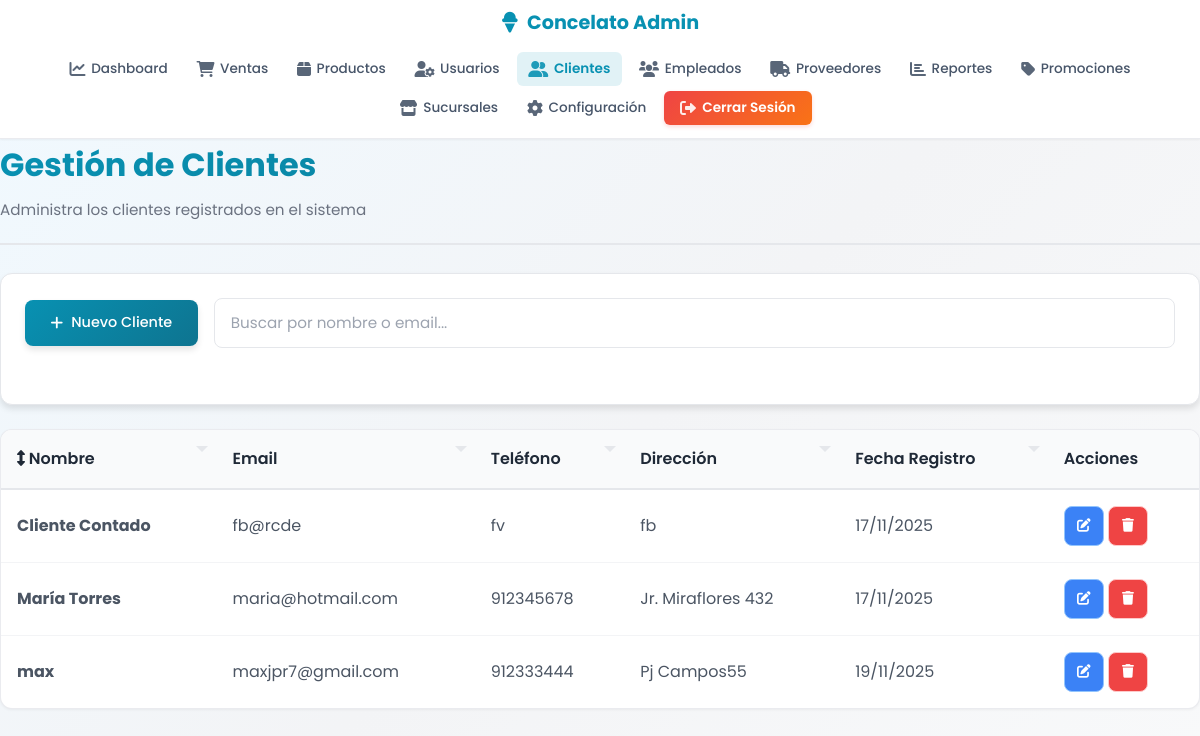
/paginas/admin/clientes.php (signed in), run on an earlier commit of the app's database.
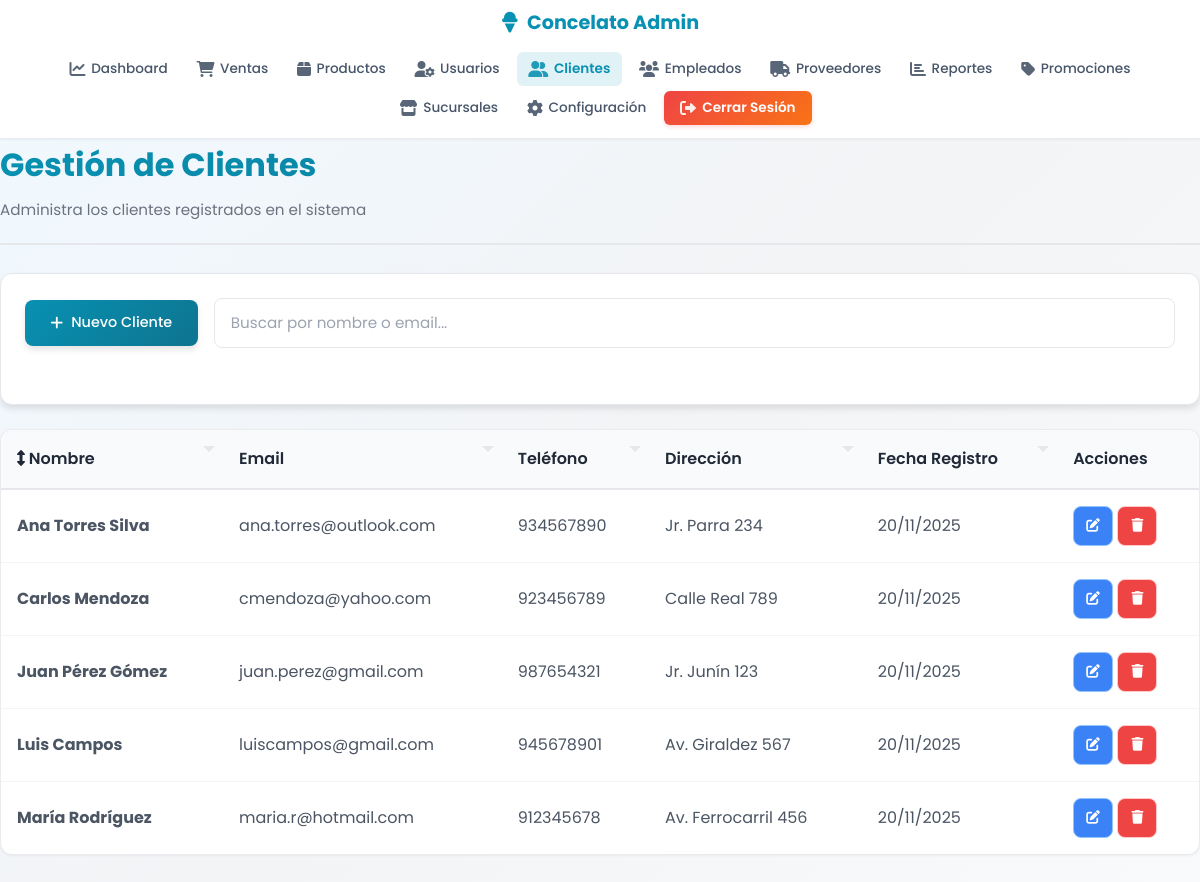
And on a later commit of the database.
### tables this page shows
CREATE TABLE `clientes` (
  `id_cliente` int(11) NOT NULL AUTO_INCREMENT,
  `nombre` varchar(120) NOT NULL,
  `dni` char(12) DEFAULT NULL,
  `telefono` varchar(30) DEFAULT NULL,
  `direccion` varchar(200) DEFAULT NULL,
  `correo` varchar(150) DEFAULT NULL,
  `fecha_registro` date DEFAULT curdate(),
  `nota` text DEFAULT NULL,
  PRIMARY KEY (`id_cliente`),
  UNIQUE KEY `dni` (`dni`)
);

### paginas/admin/clientes.php (the view, shortened to what this page needs)
<?php
include_once($_SERVER['DOCUMENT_ROOT'] . '/heladeriacg/conexion/clientes_db.php');
$stmt_clientes = $pdo->prepare("SELECT * FROM clientes ORDER BY nombre");
$stmt_clientes->execute();
$clientes = $stmt_clientes->fetchAll(PDO::FETCH_ASSOC);
?>
<!DOCTYPE html>
<html lang="es">
<head>
    <link rel="stylesheet" href="/heladeriacg/css/admin/estilos_admin.css">
    <link rel="stylesheet" href="/heladeriacg/css/admin/navbar.css">
    <link rel="stylesheet" href="/heladeriacg/css/admin/clientes.css">
    <link rel="stylesheet" href="https://cdnjs.cloudflare.com/ajax/libs/font-awesome/6.0.0/css/all.min.css">
</head>
<body>
    <?php include 'includes/navbar.php'; ?>
    <main class="admin-container">
        <div class="page-header">
            <h1>Gestión de Clientes</h1>
            <p>Administra los clientes registrados en el sistema</p>
        </div>
        <div class="card">
            <div class="card-body">
                <div class="clientes-actions">
                    <button class="action-btn primary" data-action="create" onclick="openModal('modalCliente')">
                        <i class="fas fa-plus"></i> Nuevo Cliente
                    </button>
                    <div class="search-filter">
                        <input
                            type="search"
                            id="searchCliente"
                            class="search-input"
                            placeholder="Buscar por nombre o email..."
                            aria-label="Buscar clientes"
                            data-filter-table="tablaClientes">
                    </div>
                </div>
            </div>
        </div>
        <div class="table-container">
            <table id="tablaClientes" class="clientes-table" role="table">
                        <thead>
                            <tr role="row">
                                <th role="columnheader" aria-sort="none" onclick="TableSorter.sortTable(this)">
                                    <i class="fas fa-arrows-alt-v"></i> Nombre
                                </th>
                                <th role="columnheader" aria-sort="none">Email</th>
                                <th role="columnheader" aria-sort="none">Teléfono</th>
                                <th role="columnheader" aria-sort="none">Dirección</th>
                                <th role="columnheader" aria-sort="none">Fecha Registro</th>
                                <th role="columnheader" aria-label="Acciones">Acciones</th>
                            </tr>
                        </thead>
                        <tbody>
                            <?php foreach ($clientes as $cliente): ?>
                            <tr role="row" tabindex="0">
                                <td data-label="Nombre"><strong><?php echo htmlspecialchars($cliente['nombre']); ?></strong></td>
                                <td data-label="Email"><?php echo htmlspecialchars($cliente['correo'] ?? 'N/A'); ?></td>
                                <td data-label="Teléfono"><?php echo htmlspecialchars($cliente['telefono'] ?? 'N/A'); ?></td>
                                <td data-label="Dirección"><?php echo htmlspecialchars($cliente['direccion'] ?? 'N/A'); ?></td>
                                <td data-label="Fecha Registro"><span class="date"><?php echo isset($cliente['fecha_registro']) ? date('d/m/Y', strtotime($cliente['fecha_registro'])) : 'N/A'; ?></span></td>
                                <td data-label="Acciones">
                                    <button
                                        class="action-btn edit"
                                        onclick="editarCliente(<?php echo $cliente['id_cliente']; ?>)"
                                        aria-label="Editar cliente <?php echo htmlspecialchars($cliente['nombre']); ?>">
                                        <i class="fas fa-edit"></i>
                                    </button>
                                    <button
                                        class="action-btn delete"
                                        onclick="deleteItem(<?php echo $cliente['id_cliente']; ?>, 'cliente', '<?php echo htmlspecialchars($cliente['nombre']); ?>')"
                                        aria-label="Eliminar cliente <?php echo htmlspecialchars($cliente['nombre']); ?>">
                                        <i class="fas fa-trash"></i>
                                    </button>
                                </td>
                            </tr>
                            <?php endforeach; ?>
                        </tbody>
            </table>
        </div>
    </main>
</body>
</html>

### paginas/admin/includes/navbar.php
<?php
$current_page = basename($_SERVER['PHP_SELF']);
?>
<header class="admin-header">
    <div>
        <div>
            <div class="logo">
                <i class="fas fa-ice-cream"></i>
                <span>Concelato Admin</span>
            </div>
        </div>
        <nav id="admin-nav">
            <a href="/heladeriacg/paginas/admin/index.php" class="<?php echo $current_page == 'index.php' ? 'active' : ''; ?>">
                <i class="fas fa-chart-line"></i> <span>Dashboard</span>
            </a>
            <a href="/heladeriacg/paginas/admin/ventas.php" class="<?php echo $current_page == 'ventas.php' ? 'active' : ''; ?>">
                <i class="fas fa-shopping-cart"></i> <span>Ventas</span>
            </a>
            <a href="/heladeriacg/paginas/admin/productos.php" class="<?php echo $current_page == 'productos.php' ? 'active' : ''; ?>">
                <i class="fas fa-box"></i> <span>Productos</span>
            </a>
            <a href="/heladeriacg/paginas/admin/usuarios.php" class="<?php echo $current_page == 'usuarios.php' ? 'active' : ''; ?>">
                <i class="fas fa-user-cog"></i> <span>Usuarios</span>
            </a>
            <a href="/heladeriacg/paginas/admin/clientes.php" class="<?php echo $current_page == 'clientes.php' ? 'active' : ''; ?>">
                <i class="fas fa-user-friends"></i> <span>Clientes</span>
            </a>
            <a href="/heladeriacg/paginas/admin/empleados.php" class="<?php echo $current_page == 'empleados.php' ? 'active' : ''; ?>">
                <i class="fas fa-users"></i> <span>Empleados</span>
            </a>
            <a href="/heladeriacg/paginas/admin/proveedores.php" class="<?php echo $current_page == 'proveedores.php' ? 'active' : ''; ?>">
                <i class="fas fa-truck"></i> <span>Proveedores</span>
            </a>
            <a href="/heladeriacg/paginas/admin/reportes.php" class="<?php echo $current_page == 'reportes.php' ? 'active' : ''; ?>">
                <i class="fas fa-chart-bar"></i> <span>Reportes</span>
            </a>
            <a href="/heladeriacg/paginas/admin/promociones.php" class="<?php echo $current_page == 'promociones.php' ? 'active' : ''; ?>">
                <i class="fas fa-tag"></i> <span>Promociones</span>
            </a>
            <a href="/heladeriacg/paginas/admin/sucursales.php" class="<?php echo $current_page == 'sucursales.php' ? 'active' : ''; ?>">
                <i class="fas fa-store"></i> <span>Sucursales</span>
            </a>
            <a href="/heladeriacg/paginas/admin/configuracion.php" class="<?php echo $current_page == 'configuracion.php' ? 'active' : ''; ?>">
                <i class="fas fa-cog"></i> <span>Configuración</span>
            </a>
            <a href="/heladeriacg/conexion/cerrar_sesion.php" class="btn-logout">
                <i class="fas fa-sign-out-alt"></i> <span>Cerrar Sesión</span>
            </a>
        </nav>
    </div>
</header>

### css/admin/estilos_admin.css (style rules this page uses)
* { margin: 0; padding: 0; box-sizing: border-box; font-family: 'Poppins', -apple-system, BlinkMacSystemFont, 'Segoe UI', sans-serif; word-wrap: break-word; overflow-wrap: break-word; }
html { scroll-behavior: smooth; --spacing-xs: 4px; --spacing-sm: 8px; --spacing-md: 16px; --spacing-lg: 24px; --spacing-xl: 32px; --font-size-xs: 12px; --font-size-sm: 14px; --font-size-base: 16px; --font-size-lg: 18px; --font-size-xl: 21px; --font-size-2xl: 26px; --font-size-3xl: 32px; --border-radius-sm: 6px; --border-radius-md: 8px; --border-radius-lg: 12px; --border-radius-xl: 20px; --transition-fast: 100ms ease-out; --transition-normal: 200ms ease-out; --transition-slow: 300ms ease-out; }
body { background: linear-gradient(135deg, #f0f9ff 0%, #f3f4f6 50%, #f9fafb 100%); color: #1f2937; min-height: 100vh; line-height: 1.6; font-size: var(--font-size-base); }
.admin-container { display: flex; flex-direction: column; min-height: 100vh; }
.card { background: white; border: 1px solid rgba(229, 231, 235, 0.8); border-radius: var(--border-radius-lg); box-shadow: 0 1px 3px rgba(0, 0, 0, 0.05); transition: all var(--transition-normal); }
.card-body { padding: 1.5rem; }
.action-btn { background: linear-gradient(135deg, #06b6d4 0%, #0891b2 100%); color: white; border: none; padding: 0.7rem 1.5rem; border-radius: 8px; cursor: pointer; font-weight: 500; font-size: 0.9rem; transition: all 0.3s; white-space: nowrap; display: inline-flex; align-items: center; gap: 0.5rem; }
.table-container { background: white; border: 1px solid rgba(229, 231, 235, 0.8); border-radius: var(--border-radius-lg); overflow: auto; box-shadow: 0 1px 3px rgba(0, 0, 0, 0.05); margin-bottom: 2rem; }
.table-container table { width: 100%; border-collapse: collapse; font-size: var(--font-size-base); }
.table-container table thead { background: #f9fafb; border-bottom: 2px solid #e5e7eb; position: sticky; top: 0; }
.table-container table th { padding: 1rem; text-align: left; font-weight: 600; color: #1f2937; font-size: var(--font-size-base); white-space: nowrap; word-break: break-word; vertical-align: middle; }
.table-container table th[aria-sort] { cursor: pointer; user-select: none; padding-right: 1.5rem; position: relative; }
.table-container table th[aria-sort]::after { content: ''; position: absolute; right: 0.5rem; width: 0; height: 0; border-left: 6px solid transparent; border-right: 6px solid transparent; border-top: 6px solid #d1d5db; opacity: 0.5; }
.table-container table td { padding: 1rem; border-bottom: 1px solid #f3f4f6; color: #4b5563; font-size: var(--font-size-base); word-break: break-word; overflow-wrap: break-word; vertical-align: middle; }
.table-container table tbody tr { transition: background-color var(--transition-fast); }
.table-container table tbody tr:last-child td { border-bottom: none; }
.clientes-actions, .empleados-actions, .ventas-actions { display: flex; justify-content: space-between; align-items: center; margin-bottom: 2rem; flex-wrap: wrap; gap: 1rem; }
.search-filter { display: flex; gap: 1rem; align-items: center; flex-wrap: wrap; flex: 1; min-width: 250px; }
.search-filter input, .search-filter select { padding: 0.8rem 1rem; border: 1px solid #e5e7eb; border-radius: 8px; font-size: 0.95rem; background: white; transition: all 0.3s; flex: 1; min-width: 200px; }
.action-btn.primary { background: linear-gradient(135deg, #06b6d4 0%, #0891b2 100%); color: white; padding: 0.8rem 1.6rem; border: none; border-radius: 8px; cursor: pointer; font-weight: 500; transition: all 0.3s; display: inline-flex; align-items: center; gap: 0.5rem; white-space: nowrap; }
.action-btn { padding: 0.5rem 0.8rem; border: none; border-radius: var(--border-radius-sm); cursor: pointer; font-size: var(--font-size-sm); transition: all var(--transition-fast); display: inline-flex; align-items: center; justify-content: center; gap: 4px; min-width: 40px; min-height: 40px; font-family: inherit; }
.action-btn.edit { background: #dbeafe; color: #1e40af; border: 1px solid #93c5fd; }
.action-btn.delete { background: #fee2e2; color: #991b1b; border: 1px solid #fecaca; }
.action-btn.primary { background: linear-gradient(135deg, #06b6d4 0%, #0891b2 100%); color: white; padding: 0.8rem 1.6rem; border: none; border-radius: var(--border-radius-md); min-height: 44px; }

What changed in the data, as far as the page shows it:
removed clientes: nombre "Cliente Contado", correo "fb@rcde", telefono "fv", direccion "fb", fecha_registro "17/11/2025"
removed clientes: nombre "max", correo "maxjpr7@gmail.com", telefono "912333444", direccion "Pj Campos55", fecha_registro "19/11/2025"
added clientes: nombre "Ana Torres Silva", correo "ana.torres@outlook.com", telefono "934567890", direccion "Jr. Parra 234", fecha_registro "20/11/2025"
added clientes: nombre "Carlos Mendoza", correo "cmendoza@yahoo.com", telefono "923456789", direccion "Calle Real 789", fecha_registro "20/11/2025"
added clientes: nombre "Juan Pérez Gómez", correo "juan.perez@gmail.com", telefono "987654321", direccion "Jr. Junín 123", fecha_registro "20/11/2025"
added clientes: nombre "Luis Campos", correo "luiscampos@gmail.com", telefono "945678901", direccion "Av. Giraldez 567", fecha_registro "20/11/2025"
changed clientes: nombre "María Torres" → "María Rodríguez"; correo "maria@hotmail.com" → "maria.r@hotmail.com"; direccion "Jr. Miraflores 432" → "Av. Ferrocarril 456"; fecha_registro "17/11/2025" → "20/11/2025"
